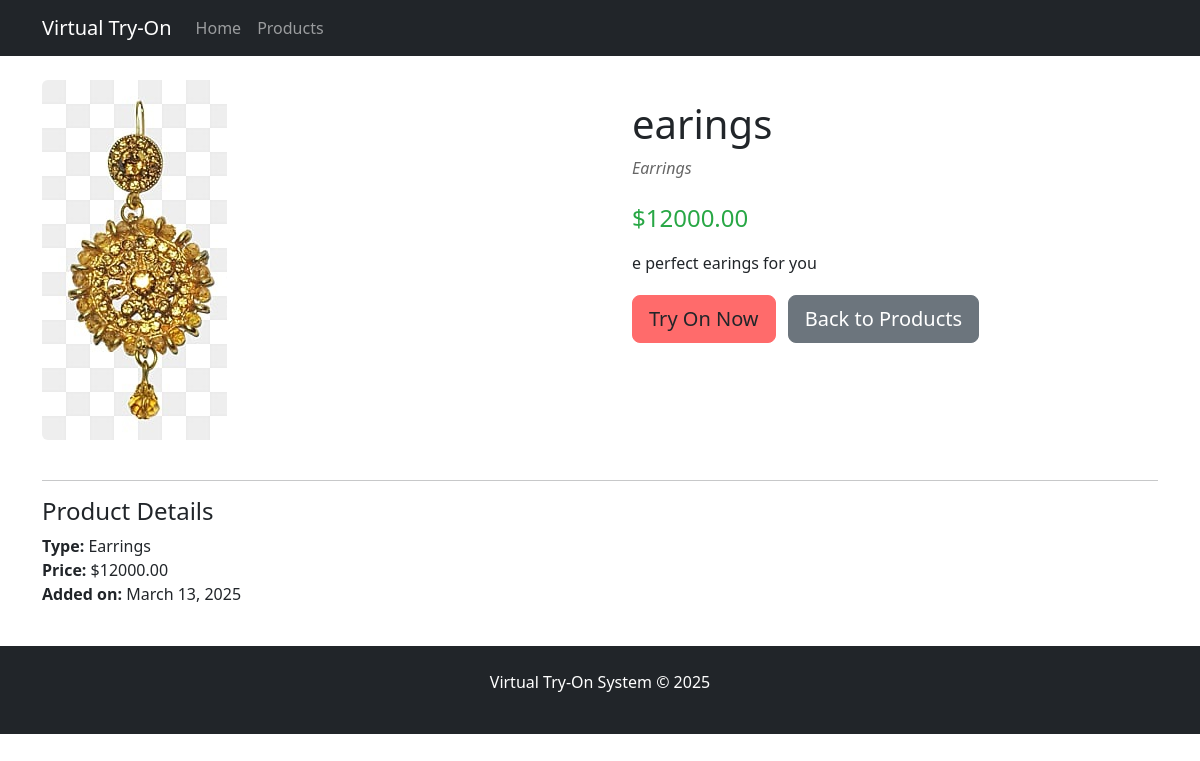
Page /products/3/ on the committed database.
### virtual_tryon/models.py (models this page shows, shortened)
class OrnamentProduct(models.Model):
    ORNAMENT_TYPES = (
        ('glasses', 'Glasses'),
        ('necklace', 'Necklace'),
        ('earrings', 'Earrings'),
    )
    name = models.CharField(max_length=100)
    description = models.TextField(blank=True)
    price = models.DecimalField(max_digits=10, decimal_places=2, default=0.00)
    ornament_type = models.CharField(max_length=20, choices=ORNAMENT_TYPES)
    image = models.ImageField(upload_to='ornaments/')
    created_at = models.DateTimeField(auto_now_add=True)

### virtual_tryon/views.py (the view)
# urls.py: path('products/<int:product_id>/', views.product_detail, name='product_detail'),
def product_detail(request, product_id):
    product = get_object_or_404(OrnamentProduct, id=product_id)
    context = {
        'product': product
    }
    return render(request, 'product_detail.html', context)

### virtual_tryon/templates/product_detail.html (shortened to what this page needs)
{% extends 'base.html' %}
{% block content %}
<div class="row">
    <div class="col-md-6">
        <img src="{{ product.image.url }}" class="img-fluid rounded" alt="{{ product.name }}">
    </div>
    <div class="col-md-6">
        <div class="product-details">
            <h1>{{ product.name }}</h1>
            <p class="ornament-type">{{ product.get_ornament_type_display }}</p>
            <p class="price">${{ product.price }}</p>
            <div class="description">
                {% if product.description %}
                    <p>{{ product.description }}</p>
                {% else %}
                    <p>No description available for this product.</p>
                {% endif %}
            </div>
            <a href="{% url 'try_on' product.id %}" class="btn try-on-btn btn-lg">Try On Now</a>
            <a href="{% url 'product_list' %}" class="btn btn-secondary btn-lg ms-2">Back to Products</a>
        </div>
    </div>
</div>
<div class="row mt-4">
    <div class="col-12">
        <hr>
        <h4>Product Details</h4>
        <ul class="list-unstyled">
            <li><strong>Type:</strong> {{ product.get_ornament_type_display }}</li>
            <li><strong>Price:</strong> ${{ product.price }}</li>
            <li><strong>Added on:</strong> {{ product.created_at|date:"F d, Y" }}</li>
        </ul>
    </div>
</div>
{% endblock %}

### virtual_tryon/templates/base.html (style rules this page uses)
.try-on-btn { background-color: #ff6b6b; border-color: #ff6b6b; }

### virtual_tryon/templates/product_detail.html (style rules this page uses)
.product-details { padding: 20px; }
.price { font-size: 1.5rem; color: #28a745; margin-bottom: 15px; }
.ornament-type { font-style: italic; color: #666; margin-bottom: 20px; }
.description { margin-bottom: 20px; }

### rows in the picture
OrnamentProduct: image (picture), name "earings", ornament_type "Earrings", price "12000.00", description "e perfect earings for you", created_at "March 13, 2025"
